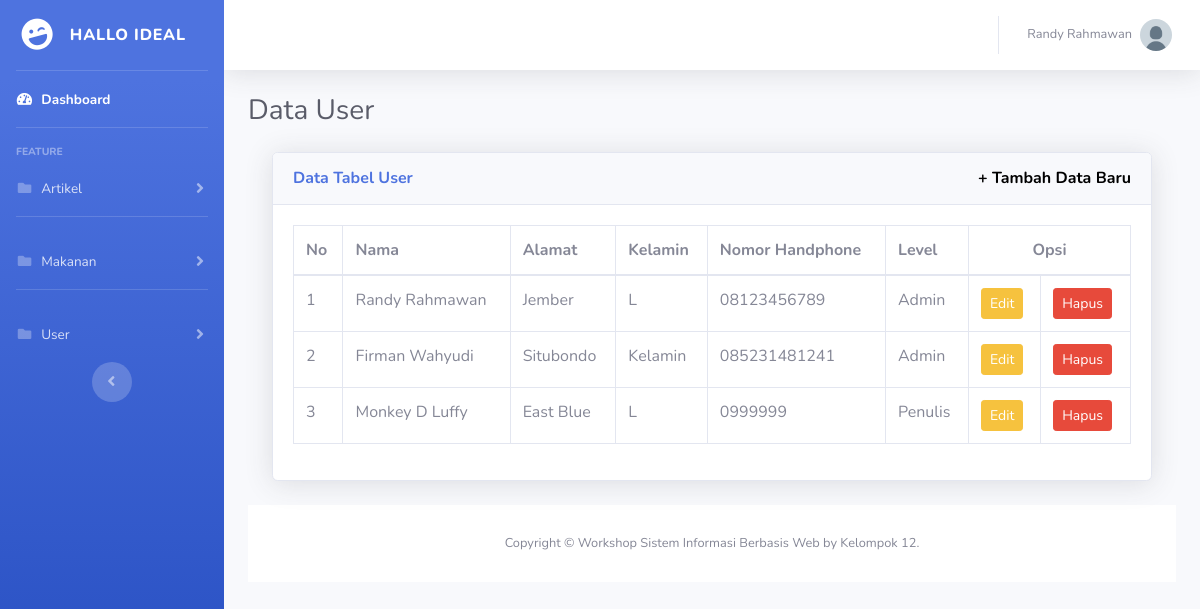
/admin/user.php (signed in), run on the app's committed database.
### tables this page shows
CREATE TABLE `tb_user` (
  `id_user` int(2) NOT NULL,
  `foto` varchar(225) DEFAULT NULL,
  `nama` varchar(60) DEFAULT NULL,
  `alamat` varchar(50) DEFAULT NULL,
  `kelamin` varchar(20) DEFAULT NULL,
  `nohp` varchar(15) DEFAULT NULL,
  `password` varchar(32) DEFAULT NULL,
  `email` varchar(32) DEFAULT NULL,
  `id_level` int(2) DEFAULT NULL
);

CREATE TABLE `tb_level` (
  `id_level` int(2) NOT NULL,
  `level` varchar(50) DEFAULT NULL
);

### admin/user.php (the view, shortened to what this page needs)
<?php include '../include/header.php'; ?>
		<div class="container-fluid">
        	<div class="d-sm-flex align-items-cnter justify-content-between mb-4">
            	<h1 class="h3 mb-0 text-gray-800">Data User</h1>
          	</div>
        	<div class="row">
    			<div class="col-xl-12 col-lg-7">
					<div class="container-fluid">
					  <div class="card shadow mb-4">
						<div class="card-header py-3">
						  <h6 class="m-0 font-weight-bold text-primary">Data Tabel User <a href="user_tambah.php" class="tombol"> + Tambah Data Baru </a></h6>
						</div>
						<div class="card-body">
						  <div class="table-responsive">
							<table class="table table-bordered" id="dataTable" width="100%" cellspacing="0">
							<thead>
								<tr>
							      <th>No</th>
								  <th>Nama</th>
								  <th>Alamat</th>
								  <th>Kelamin</th>
								  <th>Nomor Handphone</th>
								  <th>Level</th>
								  <th colspan="2" style="text-align: center;">Opsi</th>
								</tr>
							</thead>
							<tbody>
							<?php
								include "koneksi.php";
								$query = "SELECT m.id_user,m.nama,m.alamat,m.kelamin,m.nohp,m.email,m.password,u.level FROM tb_user m INNER JOIN tb_level u ON m.id_level=u.id_level";
								$query_mysql = mysqli_query($koneksi,$query);
								$nomor = 1;
								while ($data = mysqli_fetch_array($query_mysql)) {
								?>
								<tr>
						      		<td><?php echo $nomor; ?></td>
						      		<td><?php echo $data['nama']; ?></td>
						      		<td><?php echo $data['alamat']; ?></td>
						      		<td><?php echo $data['kelamin']; ?></td>
						      		<td><?php echo $data['nohp']; ?></td>
						      		<td><?php echo $data['level']; ?></td>
									<td>
										<a href="user_edit.php?id=<?php echo $data['id_user']; ?>" class="btn btn-warning btn-sm">Edit</a>
									</td>
									<td>
										<a href="user_hapus.php?id=<?php echo $data['id_user']; ?>" class="btn btn-danger btn-sm">Hapus</a>
									</td>
								</tr>
								<?php
								$nomor++;
								}
								?>
							</tbody>
							</table>
						</div>
				    </div>
				</div>
			</div>
		</div>
	</div>
		<?php include '../include/footer.php'; ?>

### include/header.php (shortened to what this page needs)
<?php
   $id_user = $_SESSION['user_id'];
   include '../koneksi.php';
   $getUser = mysqli_query($koneksi, "SELECT * from tb_user where id_user='$id_user'");
   $data = mysqli_fetch_array($getUser);
   $foto = 'default_avatar.png';
 ?>
<!DOCTYPE html>
<html lang="en">
<head>
  <link href="../vendor/fontawesome-free/css/all.min.css" rel="stylesheet" type="text/css">
  <link href="../css/sb-admin-2.min.css" rel="stylesheet">
</head>
<body id="page-top">
  <div id="wrapper">
  	<?php
  		include 'sidebar.php';
  	 ?>
    <div id="content-wrapper" class="d-flex flex-column">
      <div id="content">
        <nav class="navbar navbar-expand navbar-light bg-white topbar mb-4 static-top shadow">
          <ul class="navbar-nav ml-auto">
            <li class="nav-item dropdown no-arrow">
              <a class="nav-link dropdown-toggle" href="#" id="userDropdown" role="button" data-toggle="dropdown" aria-haspopup="true" aria-expanded="false">
                <span class="mr-2 d-none d-lg-inline text-gray-600 small"><?php echo $data['nama']; ?></span>
                <img class="img-profile rounded-circle" src="gambar/<?php echo $foto; ?>">
              </a>
            </li>
          </ul>
        </nav>

### include/header.php (style rules this page uses)
.tombol { float:right; color: black; }

### data on the page
tb_user: nama "Randy Rahmawan", alamat "Jember", kelamin "L", nohp "08123456789", id_level.level "Admin"
tb_user: nama "Firman Wahyudi", alamat "Situbondo", kelamin "Kelamin", nohp "085231481241", id_level.level "Admin"
tb_user: nama "Monkey D Luffy", alamat "East Blue", kelamin "L", nohp "0999999", id_level.level "Penulis"
